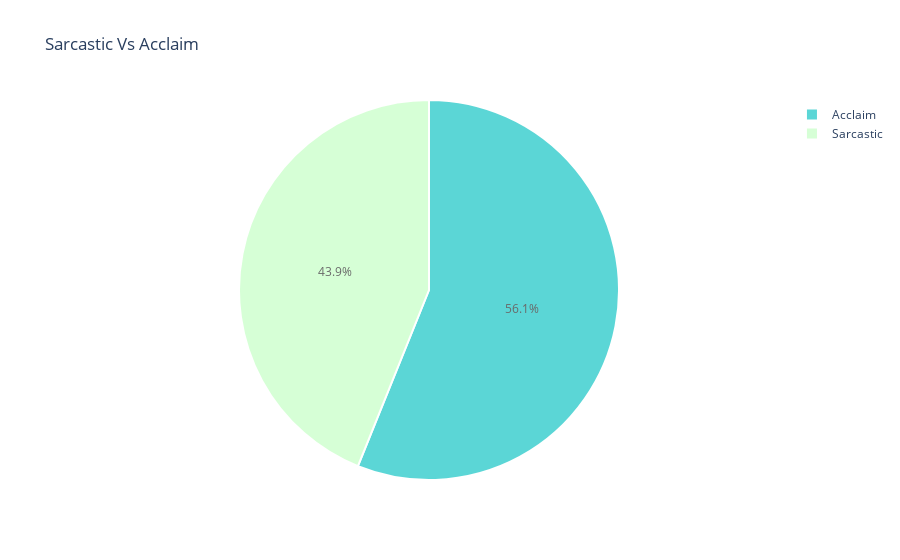

The cell this chart's notebook holds for it:
### Markdown cell above
**Pie-Chart for Sarcastic Vs Acclaim**

### Code cell
init_notebook_mode(connected=True)

# Get the count of each class in the dataset, label and define the colors.
sar_acc_tar = sar_acc['is_sarcastic'].value_counts()
labels = ['Acclaim', 'Sarcastic']
sizes = (np.array((sar_acc_tar / sar_acc_tar.sum())*100))
colors = ['#33cccc', '#ccffcc']

# Create the pie chart trace with the data.
trace = go.Pie(labels=labels, values=sizes, opacity=0.8, hoverinfo='label+percent',
               marker=dict(colors=colors, line=dict(color='#FFFFFF', width=2)))
layout = go.Layout(title='Sarcastic Vs Acclaim')
data = [trace]
fig = go.Figure(data=data, layout=layout)
iplot(fig, filename="Sa_Ac")

### Figure 1 — Plotly figure (JSON) as saved in the notebook; plotly's stock layout.template omitted (floating-point values rounded to 4 significant figures)
{"data": [{"hoverinfo": "label+percent", "labels": ["Acclaim", "Sarcastic"], "marker": {"colors": ["#33cccc", "#ccffcc"], "line": {"color": "#FFFFFF", "width": 2}}, "opacity": 0.8, "type": "pie", "values": [56.1, 43.9]}], "layout": {"title": {"text": "Sarcastic Vs Acclaim"}}}
